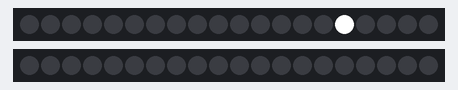
Recording of a sketch running on a simulated Arduino Uno, built with avr-gcc and run on an emulated ATmega328P. Shown: 2 × 20 RGB LEDs in strip order, left to right. What the sketch prints to the serial monitor is not drawn.

Above: at 0.46 s.
At 1.09 s:
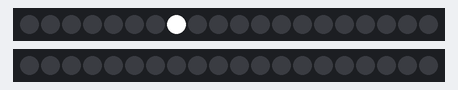
At 1.71 s:
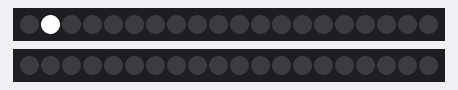

The sketch:

NeoPixel.ino
```cpp
#include <Adafruit_NeoPixel.h>

#define STRIP1 9
#define STRIP2 10

Adafruit_NeoPixel strip1 = Adafruit_NeoPixel(20, STRIP1, NEO_GRB + NEO_KHZ800);
Adafruit_NeoPixel strip2 = Adafruit_NeoPixel(20, STRIP2, NEO_GRB + NEO_KHZ800);

uint32_t OFF = strip1.Color(0,0,0);
uint32_t RED = strip1.Color(255, 0, 0);
uint32_t CURRENT_COLOR = strip1.Color(255,255,255);

void setup() {
  Serial.begin(9600);
  strip1.begin();
  strip1.show();

  strip2.begin();
  strip2.show();

  pinMode(A0, INPUT);
}

boolean alternateChecker;
int checkerDelay;
int pingCount = 0;
boolean pingUp = true;
boolean pingDown = false;
int pingDelay;

void loop() {
    int protoBit = 100;
    Serial.println("Ping:");

    int pingRemainder = pingCount % strip1.numPixels();
    int numToTurnOn = 0;
    if (pingUp) {
      numToTurnOn = pingRemainder;
    } else if (pingDown) {
      numToTurnOn = strip1.numPixels() - pingRemainder;
    }

    for (uint16_t i = 0; i < strip1.numPixels(); i++) {
      if (i == numToTurnOn) {
        strip1.setPixelColor(i, CURRENT_COLOR);
      } else {
        strip1.setPixelColor(i, OFF);
      }
    }

    int maxPingDelay = 1000 / strip1.numPixels();
    int minPingDelay = 50 / strip1.numPixels();

    pingDelay = ((protoBit / 255.0) * (maxPingDelay - minPingDelay)) + (minPingDelay / strip1.numPixels());
    delay(pingDelay);
    strip1.show();
    pingCount++;

    if (pingRemainder == strip1.numPixels()-1) {
      pingUp = !pingUp;
      pingDown = !pingDown;
    }

  //  ping(strip1, 100);
//  checker(strip2, 100);
}

void brightness(Adafruit_NeoPixel strip1, int protoBit) {
    Serial.println("Brightness:");

    for (uint16_t i = 0; i < strip1.numPixels(); i++) {
      strip1.setPixelColor((strip1.numPixels() - i), CURRENT_COLOR);
    }
    strip1.setBrightness(protoBit);
    strip1.show();
}

void checker(Adafruit_NeoPixel strip1, int protoBit) {
    for (uint16_t i = 0; i < strip1.numPixels(); i++) {
      int modResult = alternateChecker ? 1 : 0;
      if (i % 2 == modResult) {
        strip1.setPixelColor(i, CURRENT_COLOR);
      } else {
        strip1.setPixelColor(i, OFF);
      }
    }

    int delayMax = 700;
    int delayMin = 50;
    alternateChecker = !alternateChecker;
    checkerDelay = ((protoBit / 255.0) * (delayMax - delayMin)) + delayMin;
    delay(checkerDelay);
    Serial.println(checkerDelay);
    strip1.show();
}

void color(Adafruit_NeoPixel strip1, int protoBit) {

    Serial.println("Color Spectrum:");

    byte WheelPos = protoBit;
    int r = 0;
    int g = 0;
    int b = 0;

    if(WheelPos < 85) {
      r = WheelPos * 3;
      g = 255 - WheelPos * 3;
      b = 0;
    } else if(WheelPos < 170) {
      WheelPos -= 85;
      r = 255 - WheelPos * 3;
      g = 0;
      b = WheelPos * 3;
    } else {
     WheelPos -= 170;
     r = 0;
     g = WheelPos * 3;
     b = 255 - WheelPos * 3;
    }
    CURRENT_COLOR = strip1.Color(r,g,b);
    for (uint16_t i = 0; i < strip1.numPixels(); i++) {
      strip1.setPixelColor(i, CURRENT_COLOR);
    }
    strip1.show();

}

void ping(Adafruit_NeoPixel strip1, int protoBit) {
    Serial.println("Ping:");

    int pingRemainder = pingCount % strip1.numPixels();
    int numToTurnOn = 0;
    if (pingUp) {
      numToTurnOn = pingRemainder;
    } else if (pingDown) {
      numToTurnOn = strip1.numPixels() - pingRemainder;
    }

    for (uint16_t i = 0; i < strip1.numPixels(); i++) {
      if (i == numToTurnOn) {
        strip1.setPixelColor(i, CURRENT_COLOR);
      } else {
        strip1.setPixelColor(i, OFF);
      }
    }

    int maxPingDelay = 1000 / strip1.numPixels();
    int minPingDelay = 50 / strip1.numPixels();

    pingDelay = ((protoBit / 255.0) * (maxPingDelay - minPingDelay)) + (minPingDelay / strip1.numPixels());
    delay(pingDelay);
    strip1.show();
    pingCount++;

    if (pingRemainder == strip1.numPixels()-1) {
      pingUp = !pingUp;
      pingDown = !pingDown;
    }

}
```

Measured:
- by itself, everything shown: repeats every 1.6 s, in 5 steps
